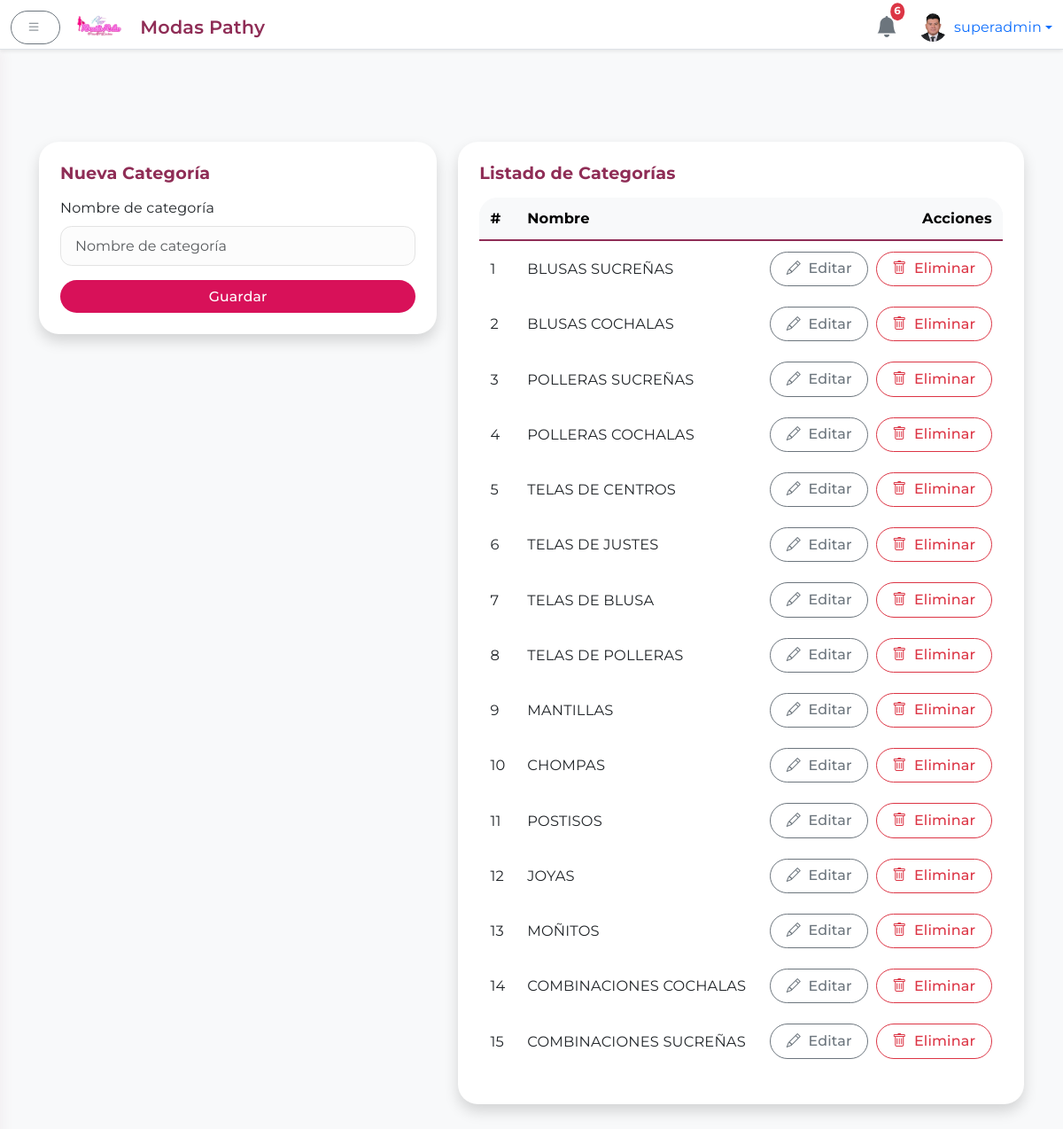
Page /admin/categorias (signed in) on the committed database.
### app.py (models this page shows)
class User(UserMixin, db.Model):
    id = db.Column(db.Integer, primary_key=True)
    username = db.Column(db.String(64), unique=True, nullable=False)
    name = db.Column(db.String(128), nullable=True)
    password = db.Column(db.String(128), nullable=False)
    is_superadmin = db.Column(db.Boolean, default=False)
    profile_image = db.Column(db.String(256), nullable=True)

class Category(db.Model):
    id = db.Column(db.Integer, primary_key=True)
    name = db.Column(db.String(64), unique=True, nullable=False)

### app.py (the view, shortened to what this page needs)
@app.route('/admin/categorias', methods=['GET', 'POST'])
@login_required
def admin_categorias():
    form = CategoryForm()
    categorias = Category.query.order_by(Category.id).all()
    return render_template('admin/categorias.html', form=form, categorias=categorias)

### app.py
class CategoryForm(FlaskForm):
    name = StringField('Nombre de categoría', validators=[DataRequired(), Length(max=64)])
    submit = SubmitField('Guardar')

### app.py (called while the page is built)
@app.context_processor
def inject_helpers():
    return dict(slugify=_slugify)

@app.context_processor
def inject_notifications():
    notifications = Notification.query.order_by(Notification.timestamp.desc()).limit(6).all()
    notifs = [
        {'message': n.message, 'timestamp': n.timestamp.strftime('%d/%m %H:%M'), 'admin_name': n.admin_name}
        for n in notifications
    ]
    return dict(notifications=notifs)

@app.context_processor
def inject_theme():
    active = Theme.query.filter_by(is_default=True).first()
    all_themes = Theme.query.order_by(Theme.name).all()
    return {'active_theme': active, 'all_themes': all_themes}

@login.user_loader
def load_user(user_id):
    return db.session.get(User, int(user_id))

@app.context_processor
def inject_public_data():
    categorias = Category.query.order_by(Category.name).all()
    contact = ContactInfo.query.first()
    if contact is None:
        contact = ContactInfo()
        db.session.add(contact)
        db.session.commit()
    return {
        'public_categories': categorias,
        'now': lambda fmt=None: datetime.utcnow().strftime(fmt or '%Y'),
        'contact_info': contact
    }

### templates/admin/categorias.html (shortened to what this page needs)
{% extends 'admin/base_admin.html' %}
{% block body_admin %}
<div class="row g-4 align-items-stretch">
  <div class="col-lg-5 mb-4">
    <div class="card shadow rounded-4 border-0 hover-shadow">
      <div class="card-body p-4">
        <h4 class="card-title mb-3">Nueva Categoría</h4>
        <form method="post" action="{{ url_for('admin_categorias') }}">
          <div class="mb-3">
            {{ form.name.label(class="form-label") }}
            {{ form.name(class="form-control", placeholder="Nombre de categoría") }}
          </div>
          {{ form.submit(class="btn btn-primary w-100 rounded-pill") }}
        </form>
      </div>
    </div>
  </div>
  <div class="col-lg-7 mb-4">
    <div class="card shadow rounded-4 border-0 hover-shadow">
      <div class="card-body p-4">
        <h4 class="card-title mb-3">Listado de Categorías</h4>
        <div class="table-responsive">
          <table class="table table-hover align-middle">
            <thead class="table-light">
              <tr>
                <th>#</th>
                <th>Nombre</th>
                <th class="text-end">Acciones</th>
              </tr>
            </thead>
            <tbody>
              {% for cat in categorias %}
              <tr>
                <td>{{ cat.id }}</td>
                <td>{{ cat.name }}</td>
                <td class="text-end">
                  <a href="{{ url_for('admin_categoria_editar', id=cat.id) }}" class="btn btn-sm btn-outline-secondary rounded-pill me-1">
                    <i class="bi bi-pencil"></i> Editar
                  </a>
                  <form method="post" action="{{ url_for('admin_categoria_eliminar', id=cat.id) }}" class="d-inline">
                    <button type="submit" class="btn btn-sm btn-outline-danger rounded-pill" onclick="return confirm('¿Eliminar esta categoría?')">
                      <i class="bi bi-trash"></i> Eliminar
                    </button>
                  </form>
                </td>
              </tr>
              {% endfor %}
            </tbody>
          </table>
        </div>
      </div>
    </div>
  </div>
</div>
{% endblock %}

### templates/admin/base_admin.html (shortened to what this page needs)
<!DOCTYPE html>
<html lang="es">
<head>
  <link href="https://cdn.jsdelivr.net/npm/bootstrap@5.3.0/dist/css/bootstrap.min.css" rel="stylesheet"/>
  <link href="https://cdn.jsdelivr.net/npm/bootstrap-icons@1.10.5/font/bootstrap-icons.css" rel="stylesheet"/>
  <link rel="stylesheet" href="https://cdnjs.cloudflare.com/ajax/libs/animate.css/4.1.1/animate.min.css"/>
  <link rel="stylesheet" href="{{ url_for('static', filename='css/admin.css') }}"/>
</head>
<body>
  <div aria-live="polite" aria-atomic="true" class="position-fixed top-0 end-0 p-3" style="z-index: 1055;">
  </div>
  <header class="navbar navbar-light bg-white border-bottom fixed-top shadow-sm">
    <div class="container-fluid">
      <button id="sidebarToggle" class="btn btn-outline-secondary me-3">
        <i class="bi bi-list"></i>
      </button>
      <a href="{{ url_for('admin_dashboard') }}" class="navbar-brand d-flex align-items-center mb-0 h1" style="gap:10px;">
        <img src="{{ url_for('static', filename='images/logo.png') }}" alt="Logo" height="36" class="d-inline-block align-text-top" style="margin-right:8px;">
        <span class="d-none d-md-inline" style="font-size:1.3rem; font-weight:600; color:#8F2D56;">Modas Pathy</span>
      </a>
      <div class="d-flex align-items-center ms-auto">
        <div class="position-relative me-4 dropdown">
          <a href="#" id="notifDropdown" data-bs-toggle="dropdown" aria-expanded="false" class="text-decoration-none">
            <i class="bi bi-bell-fill fs-4 text-secondary"></i>
            <span class="badge bg-danger position-absolute top-0 start-100 translate-middle p-1 rounded-circle">
              {{ notifications|length if notifications else 0 }}
            </span>
          </a>
        </div>
        <div class="dropdown">
          <a href="#" class="d-flex align-items-center text-decoration-none dropdown-toggle" id="dropdownUser" data-bs-toggle="dropdown" aria-expanded="false">
            <img src="{% if current_user.profile_image %}
                        {{ url_for('static', filename='perfiles/' ~ current_user.profile_image) }}
                      {% else %}
                        {{ url_for('static', filename='perfiles/default.png') }}
                      {% endif %}"
                 alt="Avatar" width="32" height="32" class="rounded-circle me-2" style="object-fit:cover;">
            <span>{{ current_user.username }}</span>
          </a>
        </div>
      </div>
    </div>
  </header>
  <div class="d-flex">
<main class="flex-grow-1 bg-light">
  <div class="container-fluid mt-5 pt-4">
    {% block body_admin %}{% endblock %}
  </div>
</main>
</body>
</html>

### static/css/admin.css (style rules this page uses)
:root { --rojo: #D81159; --fucsia: #8F2D56; --accent: #8F2D56; --accent-light: rgba(143,45,86,0.08); --blanco: #FFFFFF; --gris-claro: #f8f9fa; --gris-oscuro: #e3e3e3; --shadow-card: 0 4px 24px rgba(143, 45, 86, 0.09); --shadow-hover: 0 8px 36px rgba(143, 45, 86, 0.18); }
body, .form-label, .btn, .card-title, .navbar-brand, .nav-link { font-family: 'Montserrat', sans-serif; letter-spacing: 0.01em; }
body { margin-top: 56px; background: linear-gradient(145deg, var(--blanco) 60%, var(--gris-claro) 100%); }
header.navbar { height: 56px; z-index: 1000; box-shadow: 0 4px 18px rgba(143, 45, 86, 0.07); }
main { transition: margin-left 0.3s cubic-bezier(.87,-.41,.19,1.44); margin-left: 0; padding: 2rem; }
.card, .card.hover-shadow { border-radius: 1.4rem !important; border: none; box-shadow: var(--shadow-card); background: var(--blanco); transition: box-shadow 0.22s cubic-bezier(.87,-.41,.19,1.44), transform 0.19s; }
.card-title { font-size: 1.2rem; font-weight: 700; color: var(--accent); margin-bottom: 1rem; }
.badge { font-size: 0.73rem; padding: 0.45em 0.72em; }
.table { background: var(--blanco); border-radius: 1rem; overflow: hidden; }
.table thead { background: var(--gris-claro); color: var(--fucsia); font-weight: 600; border-bottom: 2.5px solid var(--accent); }
.table th, .table td { vertical-align: middle; border: none; font-size: 1.02em; padding: 0.7em 0.75em; }
.btn { font-size: 0.98em; border-radius: 2em !important; font-weight: 500; padding: 0.42em 1.1em; letter-spacing: 0.01em; box-shadow: none; transition: background 0.15s, color 0.15s, box-shadow 0.15s; }
.btn-primary { background: var(--rojo); border: none; }
.btn-outline-secondary, .btn-outline-danger { border-width: 1.4px; }
.btn i { margin-right: 4px; }
.form-control { border-radius: 0.8em; border: 1.2px solid var(--gris-oscuro); background: #fcfcfc; font-size: 1em; padding: 0.6em 1em; transition: border-color 0.16s; }
.card-body { padding: 2rem; }
.table-responsive { border-radius: 1.3rem; }

### rows in the picture
User: profile_image (picture), username "superadmin"
Category: id "1", name "BLUSAS SUCREÑAS"
Category: id "2", name "BLUSAS COCHALAS"
Category: id "3", name "POLLERAS SUCREÑAS"
Category: id "4", name "POLLERAS COCHALAS"
Category: id "5", name "TELAS DE CENTROS"
Category: id "6", name "TELAS DE JUSTES"
Category: id "7", name "TELAS DE BLUSA"
Category: id "8", name "TELAS DE POLLERAS"
Category: id "9", name "MANTILLAS"
Category: id "10", name "CHOMPAS"
Category: id "11", name "POSTISOS"
Category: id "12", name "JOYAS"
Category: id "13", name "MOÑITOS"
Category: id "14", name "COMBINACIONES COCHALAS"
Category: id "15", name "COMBINACIONES SUCREÑAS"

### other values in the picture
{{ notifications|length if notifications else 0 }} "6"
